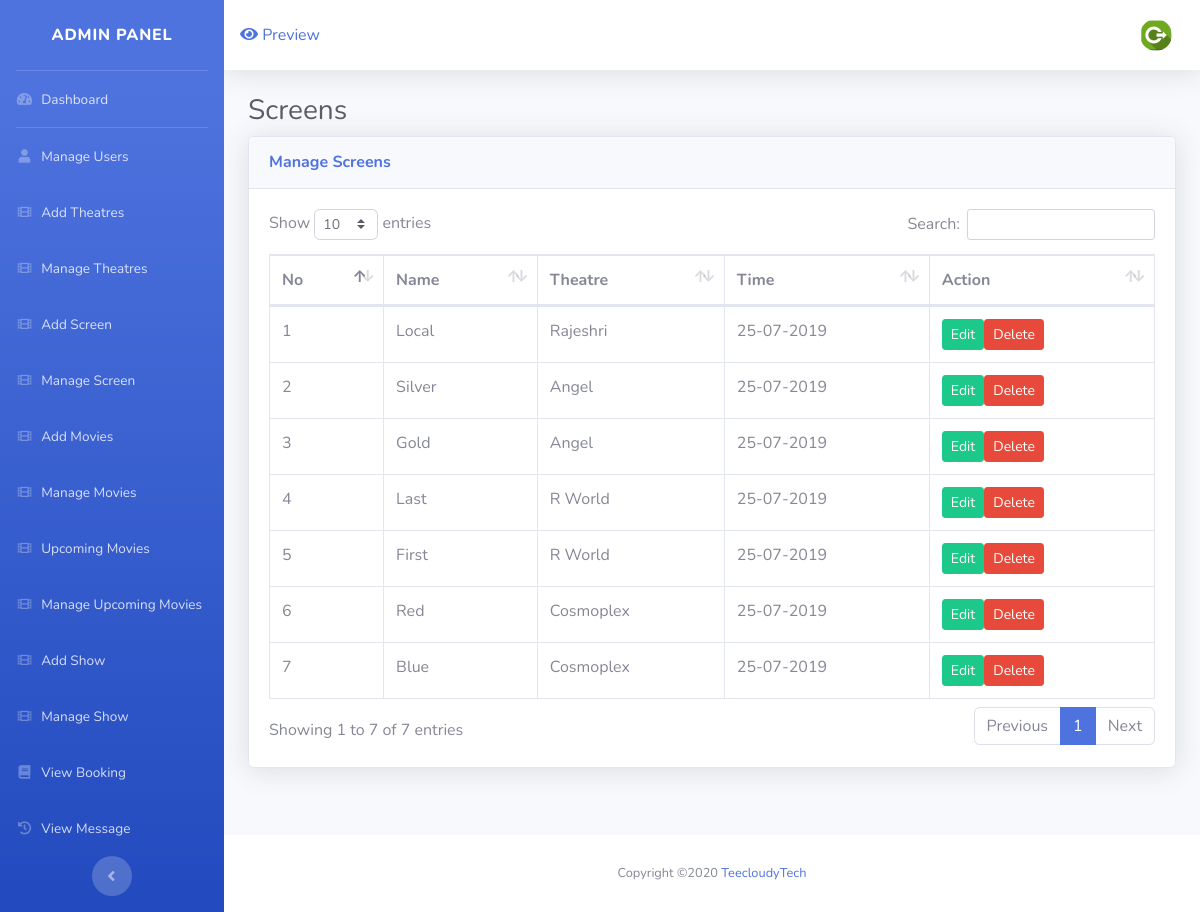
Page /admin/screen_manage.php on the committed database.
### tables this page shows
CREATE TABLE `screen` (
  `s_id` int(4) NOT NULL,
  `s_nm` varchar(20) NOT NULL,
  `s_theatre` int(2) NOT NULL,
  `s_seats` int(250) NOT NULL DEFAULT 49,
  `s_time` int(40) NOT NULL,
  `s_status` int(1) NOT NULL DEFAULT 1
);

CREATE TABLE `theatre` (
  `t_id` int(4) NOT NULL,
  `t_nm` varchar(30) NOT NULL,
  `t_city` varchar(30) NOT NULL,
  `t_time` bigint(40) NOT NULL,
  `t_status` int(1) NOT NULL DEFAULT 1
);

### admin/screen_manage.php (the view, shortened to what this page needs)
<?php
	include("include/header.php");
	include("../include/config.php");
?>
<div class="container-fluid">
  <h1 class="h3 mb-2 text-gray-800">Screens</h1>
  <div class="card shadow mb-4">
	<div class="card-header py-3">
	  <h6 class="m-0 font-weight-bold text-primary">Manage Screens</h6>
	</div>
	<div class="card-body">
		<div class="table-responsive">
                <table class="table table-bordered" id="dataTable" width="100%" cellspacing="0">
<thead>
                    <tr>
                      <th>No</th>
                      <th>Name</th>
                      <th>Theatre</th>
                      <th>Time</th>
                      <th>Action</th>
                    </tr>
                  </thead>
                  <tbody>
          <?php
  $sq=mysqli_query($con,"select * from screen");
  $co=1;
while($row=mysqli_fetch_assoc($sq))
              {
             $sid=$row['s_theatre'];
       $tt=date('d-m-Y',$row['s_time']);
      $t_sq="select * from theatre where t_id=$sid";
               $t_res=mysqli_query($con,$t_sq);
               $t_row=mysqli_fetch_assoc($t_res);
               echo'<tr>';
               echo'<td>'.$co.'</td>';
               echo'<td>'.$row['s_nm'].'</td>';
               echo'<td>'.$t_row['t_nm'].'</td>';
              echo'<td>'.$tt.'</td>';
             echo'<td>';
if($row['s_status']==0)
{
	echo'<a href="screen_enable.php?id='.$row['s_id'].'" class="btn btn-info btn-sm">Enable</a>';
}
else
{
echo'<a href="screen_edit.php?id='.$row['s_id'].'" class="btn btn-success btn-sm">Edit</a>';
}
             echo'<a href="screen_delete.php?id='.$row['s_id'].'" class="btn btn-danger btn-sm  ">Delete</a></td>';
             $co++;
             }
             ?>
                    </tr>
                  </tbody>
                </table>
              </div>
	</div>
  </div>
</div>
<?php
	include("include/footer.php");
?>

### rows in the picture
screen: s_nm "Local", theatre.t_nm "Rajeshri", s_time "25-07-2019"
screen: s_nm "Silver", theatre.t_nm "Angel", s_time "25-07-2019"
screen: s_nm "Gold", theatre.t_nm "Angel", s_time "25-07-2019"
screen: s_nm "Last", theatre.t_nm "R World", s_time "25-07-2019"
screen: s_nm "First", theatre.t_nm "R World", s_time "25-07-2019"
screen: s_nm "Red", theatre.t_nm "Cosmoplex", s_time "25-07-2019"
screen: s_nm "Blue", theatre.t_nm "Cosmoplex", s_time "25-07-2019"
